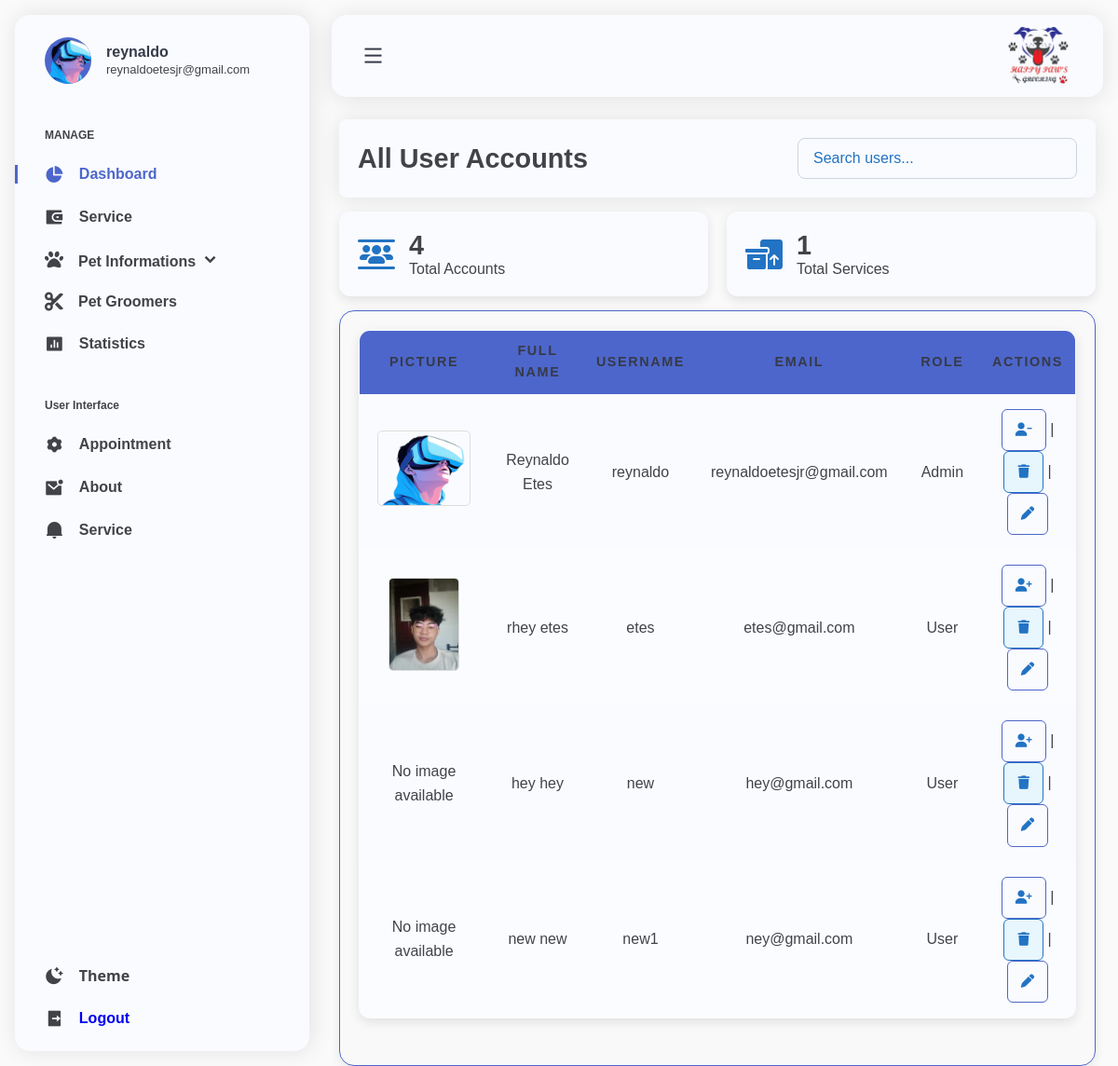
The page /admin-main/ (signed in) on the database its author committed.
### app/models.py (models this page shows, shortened)
class CustomUser(AbstractUser):
    USER_ROLES = (
        ('admin', 'Admin'),
        ('user', 'User'),
    )
    role = models.CharField(
        max_length=10,
        choices=USER_ROLES,
        default='user',
    )
    profile_picture = models.ImageField(
        upload_to='images/profile_pics',
        null=True,
        blank=True,
    )

### app/views.py (the view)
# urls.py: path('admin-main/', admin_main, name='admin_main'),
@login_required
def admin_main(request):
    if request.user.role != 'admin':  # Check role directly
        return redirect('user_home')
    users = CustomUser.objects.all()
    services = Service.objects.all()
    pets = Pet.objects.all()
    owners = Owner.objects.all()
    groomers = Groomer.objects.all()
    appointments = Appointment.objects.all()
    dogs = pets.filter(species='dog')
    cats = pets.filter(species='cat')
    form = CustomUserForm()
    return render(request, 'app/admin/admin_main.html', {'users': users, 'services': services, 'form': form, 'pets': pets, 'owners': owners, 'groomers': groomers, 'appointments': appointments, 'dogs_count': dogs.count(), 'cats_count': cats.count()})

### app/forms.py (shortened to what this page needs)
class CustomUserForm(forms.ModelForm):
    class Meta:
        model = CustomUser
        fields = ['first_name', 'last_name', 'username', 'email', 'profile_picture']  # Include the profile_picture field
        widgets = {
            'profile_picture': forms.ClearableFileInput(attrs={'multiple': False}),
        }

### app/models.py (called while the page is built)
    def __str__(self):
        return self.name

    def __str__(self):
        return f"{self.name} ({self.species})"

    def get_age_display(self):
        parts = []
        if self.age_years:
            parts.append(f"{self.age_years} year{'s' if self.age_years > 1 else ''}")
        if self.age_months:
            parts.append(f"{self.age_months} month{'s' if self.age_months > 1 else ''}")
        return ", ".join(parts) if parts else "Unknown"

    def __str__(self):
        return f"{self.name} ({self.duration_in_hours_and_minutes})"

    @property
    def duration_in_hours_and_minutes(self):
        total_seconds = self.duration.total_seconds()
        hours = int(total_seconds // 3600)
        minutes = int((total_seconds % 3600) // 60)
        return f"{hours} hours {minutes} minutes"

    def __str__(self):
        return self.name

### app/templates/app/admin/admin_main.html (shortened to what this page needs)
{% load static %}
<!DOCTYPE html>
<html lang="en">
<head>
    <link rel="stylesheet" href="https://cdnjs.cloudflare.com/ajax/libs/remixicon/4.2.0/remixicon.css">
    <link rel="stylesheet" href="{% static 'css/admin.css' %}">
    <link rel="stylesheet" href="{% static 'css/admin_dashboard.css' %}">
    <link rel="stylesheet" href="{% static 'css/service.css' %}">
    <link href='https://unpkg.com/boxicons@2.1.4/css/boxicons.min.css' rel='stylesheet'>
    <link rel="stylesheet" href="https://cdnjs.cloudflare.com/ajax/libs/font-awesome/4.7.0/css/font-awesome.min.css">
    <link rel="stylesheet" href="https://cdnjs.cloudflare.com/ajax/libs/font-awesome/6.5.2/css/all.min.css" />
</head>
<body>
         <header class="header" id="header">
            <div class="header__container">
               <a href="#" class="header__logo">
                  <img src="{% static 'images/logo/2.png' %}" alt="Logo">
              </a>
               <button class="header__toggle" id="header-toggle">
                  <i class="ri-menu-line"></i>
               </button>
            </div>
         </header>
         <nav class="sidebar" id="sidebar">
            <div class="sidebar__container">
               <div class="sidebar__user">
                  <div class="sidebar__img">
                     {% if user.profile_picture %}
                     <img src="{{ user.profile_picture.url }}" alt="Profile Picture" class="profile-img">
                 {% else %}
                     <img src="{% static 'images/default-profile.png' %}" alt="Default Profile Picture" class="profile-img">
                 {% endif %}
                  </div>
                  <div class="sidebar__info">
                     <h3>{{ user.username }}</h3>
                     <span>{{user.email}}</span>
                  </div>
               </div>
               <div class="sidebar__content">
                  <div>
                     <h3 class="sidebar__title">MANAGE</h3>
                     <div class="sidebar__list">
                        <a href="#admin-dashboard" class="sidebar__link active-link">
                           <i class="ri-pie-chart-2-fill" title="Admin Dashboard"></i>
                           <span>Dashboard</span>
                        </a>
                        <a href="#admin-service" class="sidebar__link">
                            <i class="ri-wallet-3-fill" title="Services"></i>
                            <span>Service</span>
                        </a>
                        <div class="sidebar__item">
                           <a href="#admin-pet" class="sidebar__link sidebar__dropdown-toggle">
                              <i class="fa-solid fa-paw" title="Pet Informations"></i>
                               <span>Pet Informations <i class="ri-arrow-down-s-line dropdown-arrow"></i></span>
                           </a>
                       </div>
                        <a href="#admin-groomer" class="sidebar__link">
                           <i class="fa-solid fa-scissors" title="Groomers"></i>
                           <span>Pet Groomers</span>
                        </a>
                        <a href="#" class="sidebar__link">
                           <i class="ri-bar-chart-box-fill"></i>
                           <span>Statistics</span>
                        </a>
                     </div>
                  </div>
                  <div>
                     <h3 class="sidebar__title">User Interface</h3>
                     <div class="sidebar__list">
                        <a href="#admin-appointment" class="sidebar__link">
                           <i class="ri-settings-3-fill" title="Appoinment"></i>
                           <span>Appointment</span>
                        </a>
                        <a href="#" class="sidebar__link">
                           <i class="ri-mail-unread-fill"></i>
                           <span>About</span>
                        </a>
                        <a href="#" class="sidebar__link">
                           <i class="ri-notification-2-fill"></i>
                           <span>Service</span>
                        </a>
                     </div>
                  </div>
               </div>
               <div class="sidebar__actions">
                  <button>
                     <i class="ri-moon-clear-fill sidebar__link sidebar__theme" id="theme-button">
                        <span>Theme</span>
                     </i>
                  </button>
                  <button class="sidebar__link">
                     <i class="ri-logout-box-r-fill"></i>
                     <span><a id="logout-link" href="{% url 'logout' %}">Logout</a></span>
                  </button>
               </div>
            </div>
         </nav>
         <main class="main container" id="main">
           <div id="admin-dashboard">
            {% include 'app/admin/admin_dashboard.html' %}
            </div>
         </main>
</body>
</html>

### app/templates/app/admin/admin_dashboard.html (shortened to what this page needs)
{% load static %}
<div id="search-section">
    <h1>All User Accounts</h1>
    <input
        type="text"
        id="search-input"
        placeholder="Search users..."
    />
</div>
<div id="dashboard-stats" class="stats-grid">
    <div class="stat-card">
        <i class="fa-solid fa-users-between-lines" id="icon"></i>
        <div>
            <h3>{{ users|length }}</h3>
            <p>Total Accounts</p>
        </div>
    </div>
    <div class="stat-card">
        <i class="fa-solid fa-boxes-packing" id="icon"></i>
        <div>
            <h3>{{ services|length }}</h3>
            <p>Total Services</p>
        </div>
    </div>
</div>
<div id="dashboard-container" class="container main main-content">
    <div id="users-section">
        <table id="user-table" class="styled-table">
            <thead>
                <tr>
                    <th>Picture</th>
                    <th>Full Name</th>
                    <th>Username</th>
                    <th>Email</th>
                    <th>Role</th>
                    <th>Actions</th>
                </tr>
            </thead>
            <tbody id="user-tbody">
                {% for user in users %}
                <tr>
                    <td>
                        {% if user.profile_picture %}
                        <img
                            src="{{ user.profile_picture.url }}"
                            class="img-fluid rounded"
                            alt="{{ user.last_name }}"
                        />
                        {% else %}
                        <span>No image available</span>
                        {% endif %}
                    </td>
                    <td>{{ user.first_name }} {{ user.last_name }}</td>
                    <td>{{ user.username }}</td>
                    <td>{{ user.email }}</td>
                    <td>
                        {% if user.role == 'admin' %}Admin{% else %}User{% endif %}
                    </td>
                    <td>
                        {% if user.role == 'user' %}
                        <a class="action-link"
                           href="{% url 'set_admin' user.id %}"
                           onclick="return confirm('Are you sure you want to set this user to admin?');">
                            <i class="fa-solid fa-user-plus" title="Add new admin"></i>
                        </a>
                    {% else %}
                        <a class="action-link"
                           href="{% url 'remove_admin' user.id %}"
                           onclick="return confirm('Are you sure you want to remove this user as admin?');">
                            <i class="fa-solid fa-user-minus" title="Remove admin"></i>
                        </a>
                    {% endif %}
                        |
                        <a
                        class="action-link delete-link {% if user == request.user %}disabled{% endif %}"
                        href="#"
                        data-user-id1="{{ user.id }}"
                        >
                        <i class="fa-solid fa-trash" title="Delete admin"></i>
                        </a>
                        |
                        <a
                        class="action-link edit-profile"
                        href="#"
                        data-user-id="{{ user.id }}"
                        >
                        <i class="fa-solid fa-pen" title="Update User"></i>
                    </a>
                    </td>
                </tr>
                {% endfor %}
            </tbody>
        </table>
    </div>
</div>

### app/templates/app/admin/service/admin_service.html (shortened to what this page needs)
{% load static %}

### app/templates/app/admin/pet/admin_pet.html (shortened to what this page needs)
{% load static %}

### app/templates/app/admin/owner/admin_owner.html (shortened to what this page needs)
{% load static %}

### app/templates/app/admin/groomer/admin_groomer.html (shortened to what this page needs)
{% load static %}

### app/templates/app/admin/appointment/admin_appointment.html (shortened to what this page needs)
{% load static %}

### static/css/admin_dashboard.css (style rules this page uses)
#admin-dashboard, #admin-service, #admin-pet, #admin-pet-owner, #admin-appointment { display: none; }
#dashboard-container { max-width: 1400px; margin: 0 auto; padding: 20px; background-color: var(--body-color); color: var(--text-color); border: 1px solid var(--first-color); border-radius: 16px; box-shadow: 0 4px 12px rgba(0, 0, 0, 0.08); font-family: 'Segoe UI', Tahoma, Geneva, sans-serif; line-height: 1.6; overflow-x: hidden; }
@media screen and (max-width: 1200px) { #dashboard-container { padding: 20px; } }
@media screen and (max-width: 1200px) { #dashboard-stats { gap: 15px; } }
#search-section { display: flex; padding: 20px; border-radius: 8px; align-items: center; justify-content: space-between; background-color: var(--card-bg); gap: 15px; margin-bottom: 15px; flex-wrap: wrap; box-shadow: 0 2px 24px var(--shadow-color); }
#search-input::placeholder { color: var(--text-color1); opacity: 1; }
#search-section h1 { font-size: 1.8rem; margin: 0; color: var(--text-color); }
#search-input { background-color: var(--input-bg); border: 1px solid var(--input-border); color: var(--text-color); padding: 12px 16px; width: 100%; max-width: 300px; border: 1px solid #cbd5e0; border-radius: 8px; font-size: 1rem; font-family: inherit; transition: border-color 0.3s, box-shadow 0.3s; }
.stats-grid .stat-card { background-color: var(--card-bg); color: var(--text-color); padding: 20px; border-radius: 12px; box-shadow: 0 4px 12px rgba(0, 0, 0, 0.1); }
#dashboard-stats { display: grid; grid-template-columns: repeat(auto-fit, minmax(250px, 1fr)); gap: 20px; margin-bottom: 15px; }
.stat-card { background-color: var(--first-color); padding: 20px; border-radius: 12px; box-shadow: 0 2px 24px var(--shadow-color); display: flex; align-items: center; gap: 15px; }
.stat-card #icon { font-size: 2rem; color: var(--text-color1); }
.stat-card h3 { font-size: 1.8rem; margin: 0; color: var(--text-color); }
.styled-table img { border: 1px solid #ddd; border-radius: 5px; max-width: 100px; max-height: 100px; object-fit: cover; }
.stat-card p { margin: 0; color: var(--text-color); }
.styled-table { width: 100%; border-collapse: collapse; margin-bottom: 30px; background-color: var(--bg-color); border-radius: 12px; overflow: hidden; border: 1px solid var(--first-color); box-shadow: 0 4px 12px var(--shadow-color); transition: box-shadow 0.3s ease; }
.styled-table th { background-color: var(--first-color); color: var(--title-color); text-transform: uppercase; font-weight: bold; letter-spacing: 0.1rem; padding: 10px 10px; text-align: center; font-size: .9rem; border-bottom: 2px solid var(--first-color); }
.styled-table td { padding: 16px 18px; text-align: center; font-size: 1rem; color: var(--text-color); transition: background-color 0.2s, color 0.2s; }
.styled-table tr:nth-child(even) { background-color: rgba(255, 255, 255, 0.1); }
.action-link, .delete-link { display: inline-block; padding: 10px 14px; font-weight: bold; border-radius: 6px; text-decoration: none; font-size: 0.9rem; transition: all 0.3s ease; text-align: center; cursor: pointer; }
.action-link { color: var(--text-color1); background-color: var(--card-bg); border: 1px solid var(--first-color); }
.delete-link { color: var(--text-color1); background-color: var(--delete-bg); border: 1px solid var(--text-color1); }
.disabled { pointer-events: none; cursor: not-allowed; text-decoration: none; }

### static/css/service.css (style rules this page uses)
h1 { color: #343a40; font-weight: 600; margin-bottom: 20px; }

### rows shown on the page
CustomUser: profile_picture (picture), username "reynaldo", email "reynaldoetesjr@gmail.com", first_name "Reynaldo", last_name "Etes", role "Admin"
CustomUser: profile_picture (picture), first_name "rhey", last_name "etes", username "etes", email "etes@gmail.com", role "User"
CustomUser: profile_picture "No image available", first_name "hey", last_name "hey", username "new", email "hey@gmail.com", role "User"
CustomUser: profile_picture "No image available", first_name "new", last_name "new", username "new1", email "ney@gmail.com", role "User"

### other values the page prints
{{ users|length }} "4"
{{ services|length }} "1"
